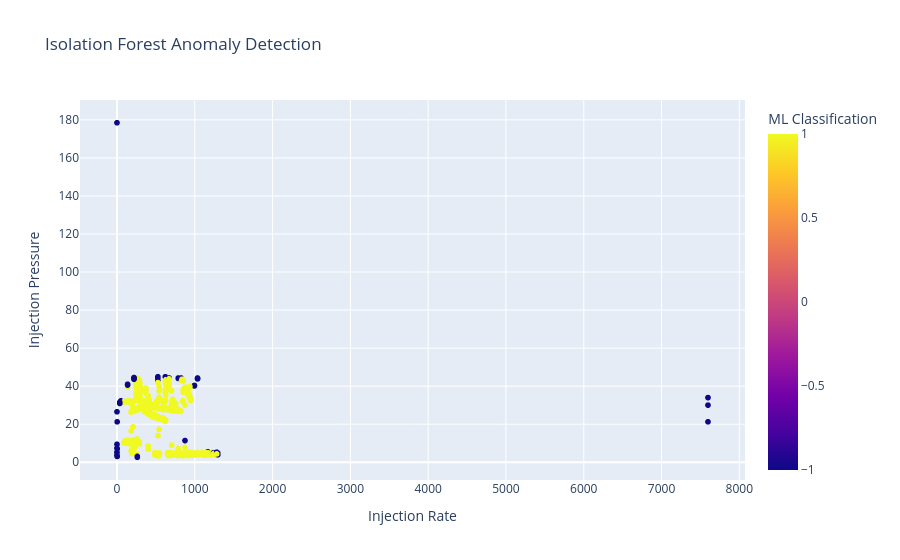

The notebook cell saved with this chart:
### Code cell
fig = px.scatter(
    df,
    x='Injection_Rate',
    y='Injection_Pressure',
    color='Anomaly',
    title='Isolation Forest Anomaly Detection',
    labels={
        'Injection_Rate': 'Injection Rate',
        'Injection_Pressure': 'Injection Pressure',
        'Anomaly': 'ML Classification'
    },
    hover_data=['Time', 'Anomaly_Score']
)

fig.show()

### Figure 1 — Plotly figure (JSON) as saved in the notebook; plotly's stock layout.template omitted (floating-point values rounded to 4 significant figures; data arrays with more than 128 entries replaced by an {"elided": "..."} marker saying what was removed)
{"data": [{"customdata": {"elided": "1303x2 mixed values"}, "hovertemplate": "Injection Rate=%{x}<br>Injection Pressure=%{y}<br>Time=%{customdata[0]}<br>Anomaly_Score=%{customdata[1]}<br>ML Classification=%{marker.color}<extra></extra>", "legendgroup": "", "marker": {"color": {"elided": "1303 int values"}, "coloraxis": "coloraxis", "symbol": "circle"}, "mode": "markers", "name": "", "showlegend": false, "type": "scattergl", "x": {"elided": "1303 float values"}, "xaxis": "x", "y": {"elided": "1303 float values"}, "yaxis": "y"}], "layout": {"coloraxis": {"colorbar": {"title": {"text": "ML Classification"}}, "colorscale": [[0, "#0d0887"], [0.1111, "#46039f"], [0.2222, "#7201a8"], [0.3333, "#9c179e"], [0.4444, "#bd3786"], [0.5556, "#d8576b"], [0.6667, "#ed7953"], [0.7778, "#fb9f3a"], [0.8889, "#fdca26"], [1, "#f0f921"]]}, "legend": {"tracegroupgap": 0}, "title": {"text": "Isolation Forest Anomaly Detection"}, "xaxis": {"anchor": "y", "domain": [0, 1], "title": {"text": "Injection Rate"}}, "yaxis": {"anchor": "x", "domain": [0, 1], "title": {"text": "Injection Pressure"}}}}
